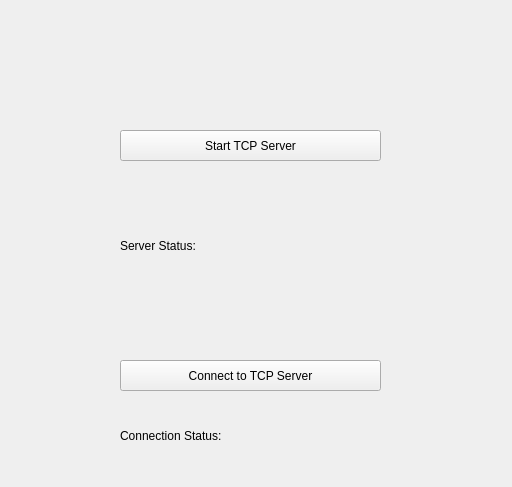
<?xml version="1.0" encoding="UTF-8"?>
<ui version="4.0">
 <class>MultiplayerGUI</class>
 <widget class="QWidget" name="MultiplayerGUI">
  <property name="geometry">
   <rect>
    <x>0</x>
    <y>0</y>
    <width>512</width>
    <height>487</height>
   </rect>
  </property>
  <property name="windowTitle">
   <string>Form</string>
  </property>
  <widget class="QLabel" name="label">
   <property name="geometry">
    <rect>
     <x>40</x>
     <y>10</y>
     <width>431</width>
     <height>81</height>
    </rect>
   </property>
   <property name="text">
    <string/>
   </property>
   <property name="pixmap">
    <pixmap resource="resources.qrc">:/images/multiplayer.png</pixmap>
   </property>
  </widget>
  <widget class="QPushButton" name="btnStartServer">
   <property name="geometry">
    <rect>
     <x>120</x>
     <y>130</y>
     <width>261</width>
     <height>31</height>
    </rect>
   </property>
   <property name="text">
    <string>Start TCP Server</string>
   </property>
  </widget>
  <widget class="QPushButton" name="btnConnect">
   <property name="geometry">
    <rect>
     <x>120</x>
     <y>360</y>
     <width>261</width>
     <height>31</height>
    </rect>
   </property>
   <property name="text">
    <string>Connect to TCP Server</string>
   </property>
  </widget>
  <widget class="QLabel" name="lblServerStatus">
   <property name="geometry">
    <rect>
     <x>120</x>
     <y>170</y>
     <width>251</width>
     <height>151</height>
    </rect>
   </property>
   <property name="text">
    <string>Server Status:</string>
   </property>
  </widget>
  <widget class="QLabel" name="lblConnectionStatus">
   <property name="geometry">
    <rect>
     <x>120</x>
     <y>410</y>
     <width>251</width>
     <height>51</height>
    </rect>
   </property>
   <property name="text">
    <string>Connection Status:</string>
   </property>
  </widget>
 </widget>
 <resources>
  <include location="resources.qrc"/>
 </resources>
 <connections/>
</ui>
